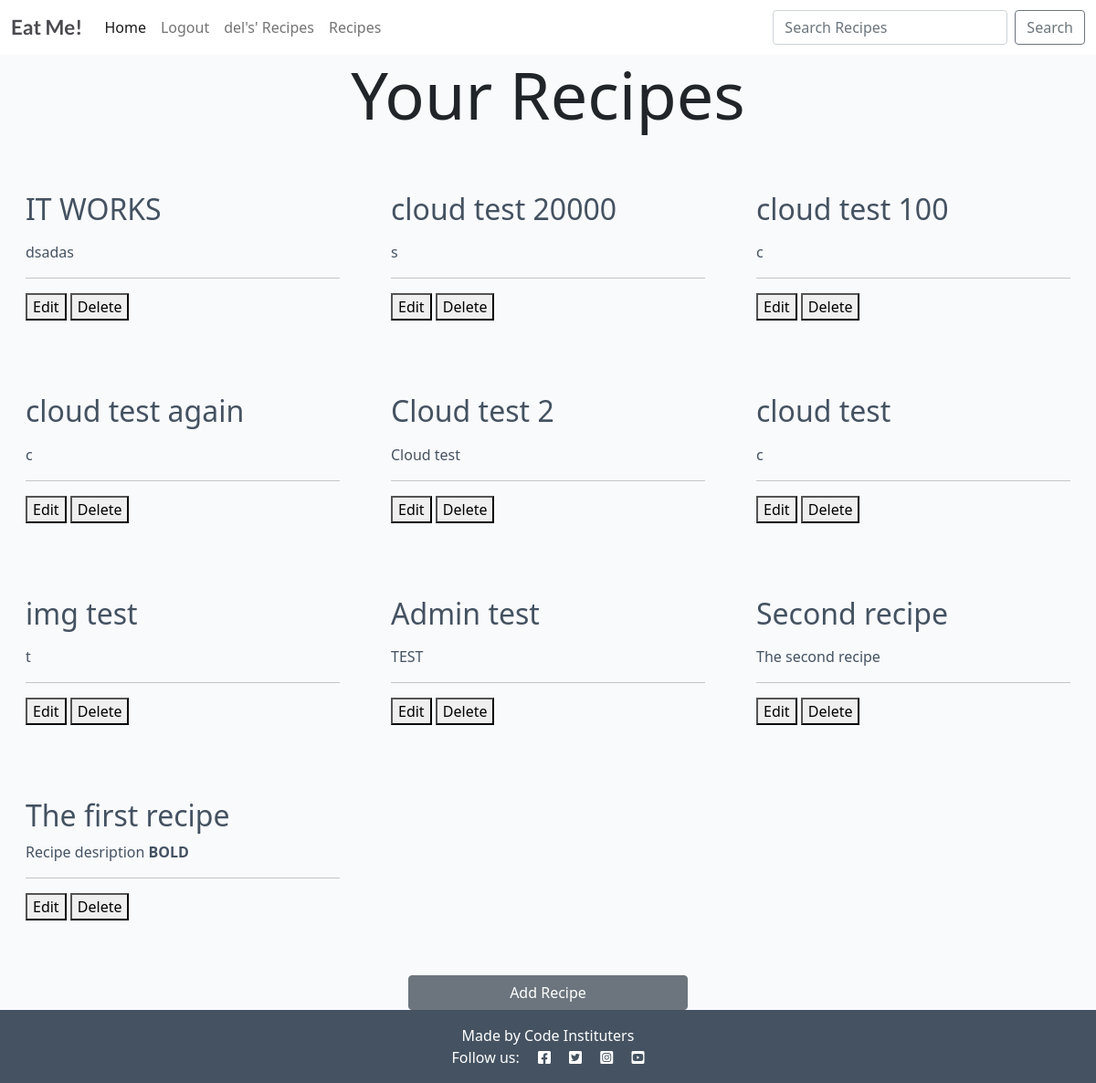
Page /your_recipes/ (signed in) on the earlier database version.
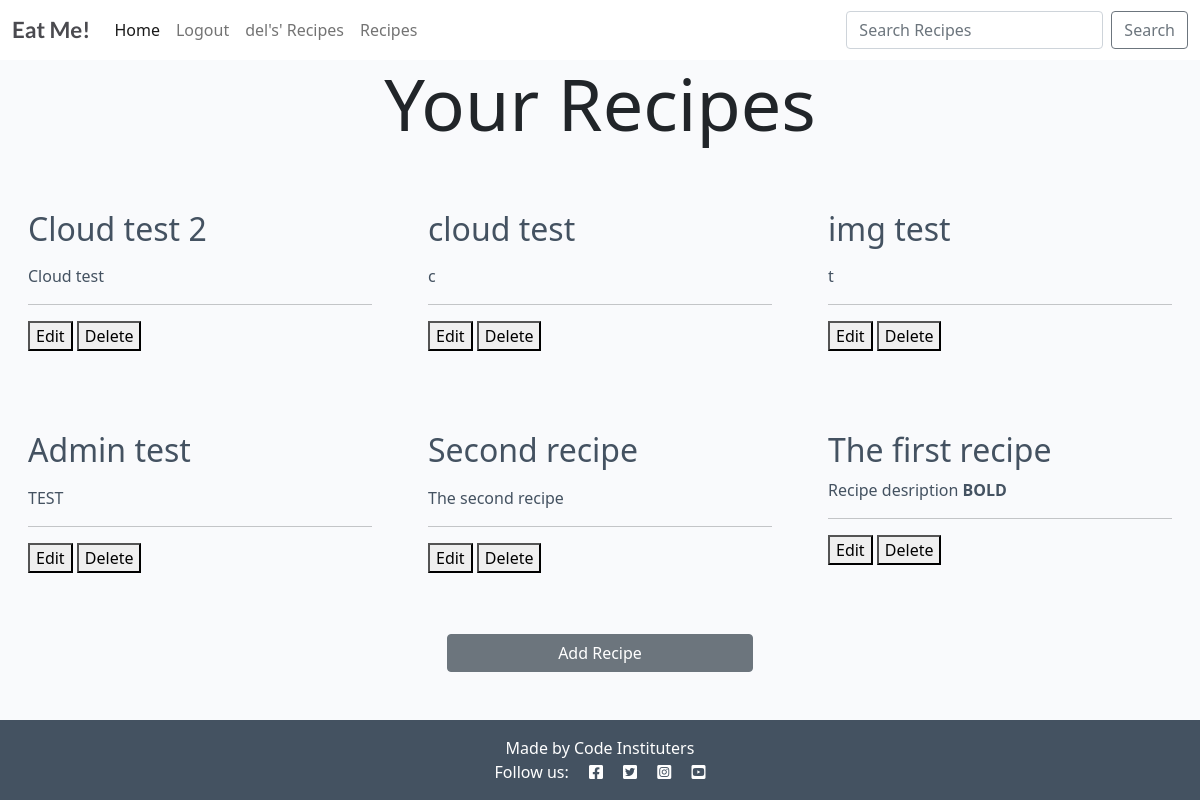
Same page on the later database version.
### post/models.py (models this page shows, shortened)
class Post(models.Model):
    title = models.CharField(max_length=200, unique=True)
    slug = models.SlugField(max_length=200, unique=True)
    author = models.ForeignKey(
        User, on_delete=models.CASCADE, related_name="recipes", null=True
        )
    published_on = models.DateTimeField(auto_now=True)
    updated_on = models.DateTimeField(auto_now=True)
    description = models.TextField()
    ingredients = models.TextField()
    method = models.TextField()
    is_vegan = models.BooleanField(default=False)
    image = CloudinaryField('image', default='placeholder')
    likes = models.ManyToManyField(User, related_name='post_likes', blank=True)
    class Meta:
        ordering = ['-published_on']

### post/views.py (the view)
# urls.py: path('your_recipes/', views.UsersRecipeList.as_view(), name='your_recipes'),
class UsersRecipeList(generic.ListView):
    def get(self, request):
        if request.user.is_authenticated:
            posts = Post.objects.filter(author=request.user)
            context = {
                "posts": posts,
            }
            paginate_by = 6
            return render(request, 'your_recipes.html', context)
        else:
            return render(request, 'your_recipes.html')

### templates/your_recipes.html (shortened to what this page needs)
{% extends "base.html" %}
{% block content %}
{% if user.is_authenticated %}
    <h1 class="h1 display-2 text-center">Your Recipes </h1>
    <div class="container-fluid">
        <div class="row">
            <div class="col-12 mt-3 left">
                <div class="row">
                    {% for post in posts %}
                    <div class="col-md-4">
                        <div class="card mb-4">
                            <div class="card-body">
                                <div class="image-container">
                                </div>
                                <a href="{% url 'post_detail' post.slug %}" class="post-link">
                                    <h2 class="card-title">{{ post.title }}</h2>
                                    <p class="card-text">{{ post.description|safe }}</p>
                                </a>
                                <hr />
                                <a href="{% url 'edit_recipe' post.id %}"><button>Edit</button></a>
                                <a href="{% url 'delete_recipe' post.id %}">
                                    <button type="submit" onclick="return confirm(
                                        'Are you sure you want to delete this recipe?'
                                        )">Delete
                                    </button>
                                </a>
                            </div>
                        </div>
                    </div>
                    {% endfor %}
                </div>
            </div>
        </div>
    </div>
    <div class=" row d-flex justify-content-center align-content-center "> <a href="{% url 'add_recipes' %}"
        class="btn btn-secondary col-3" style="margin-top: 1.3em;">Add Recipe</a> </div>
{% else %}
<p>You do not have any recipes yet. Sign in or register to create recipes.</p>
{% endif %}
        {% endblock %}

Differences in the rows shown:
removed Post: title "IT WORKS", description "dsadas"
removed Post: title "cloud test 20000", description "s"
removed Post: title "cloud test 100", description "c"
removed Post: title "cloud test again", description "c"
